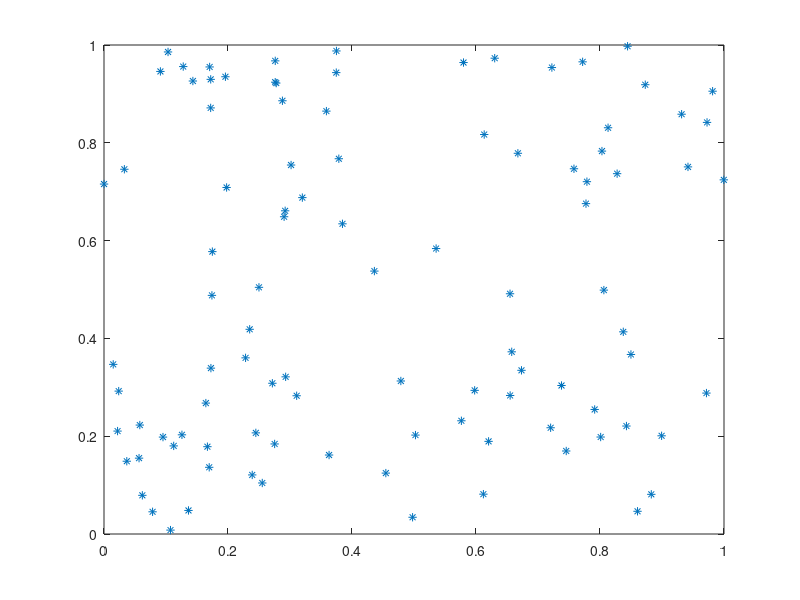
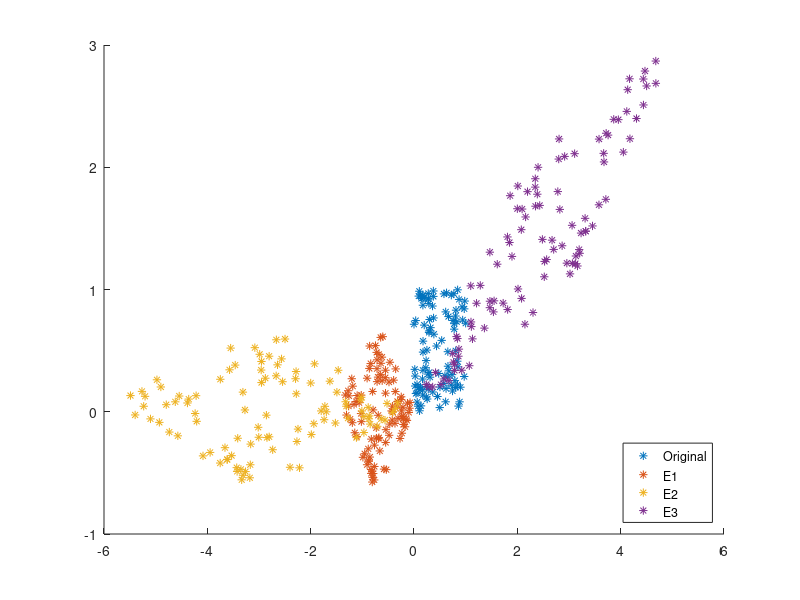

MATLAB code to generate these figures, in order:
clear all;
close all;

% independent component 1
s1 = rand(1,100);

% independent component 2
s2 = rand(1,100);

% independent component matrix
S_ica = [s1; s2];

% Mixing matrix
A0 = [2 3; 2 1];

% Compute mixtures
X = A0 * S_ica;
x1 = X(1,:);
x2 = X(2,:);

% Single Value Decomposition of A0
[U,S,V] = svd(A0);

figure;
plot(s1,s2, '*')

E1 =  V' * S_ica;
E2 =  S * E1;
E3 =  U * E2;


figure;
hold on;
plot(s1,s2, '*')
plot(E1(1,:),E1(2,:), '*')
plot(E2(1,:),E2(2,:), '*')
plot(E3(1,:),E3(2,:), '*')
legend('Original','E1','E2','E3', 'Location', 'SouthEast')

% figure;
% plot(x1,x2, 'r*')
